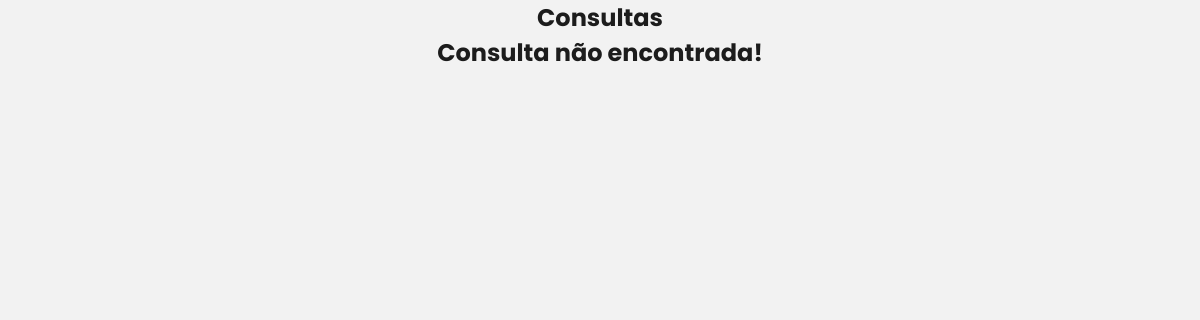
The page /listarconsulta.php on the database as committed earlier.
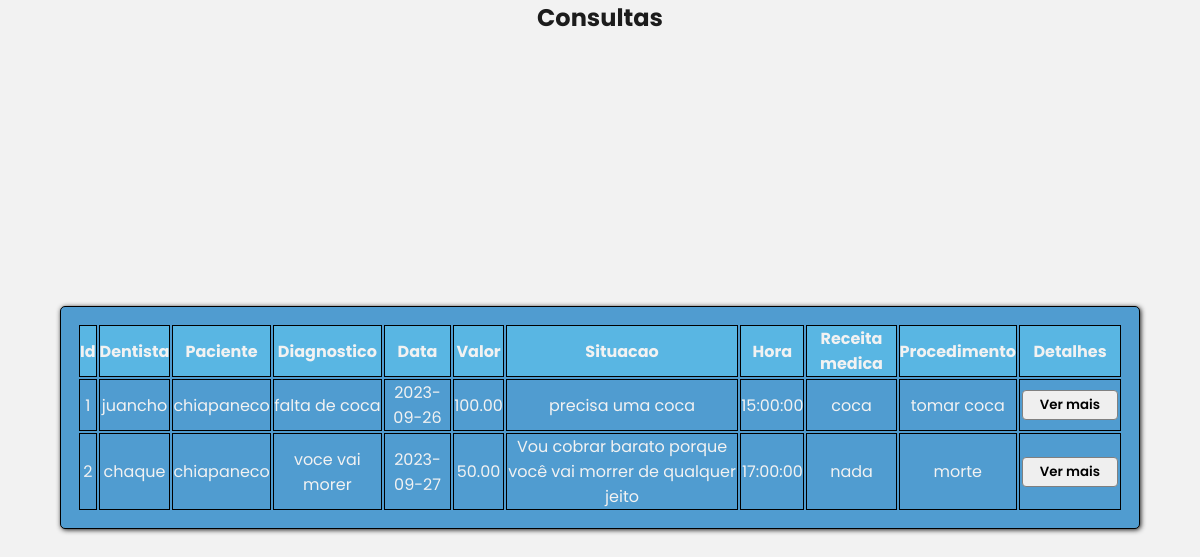
The same page on the database as committed later.
### tables this page shows
CREATE TABLE `consulta` (
  `id_consulta_pk` int(11) NOT NULL,
  `id_dentista_fk` int(11) NOT NULL,
  `id_paciente_fk` int(11) NOT NULL,
  `diagnostico` text,
  `data` date DEFAULT NULL,
  `valor` decimal(10,2) DEFAULT NULL,
  `situacao` text NOT NULL,
  `hora` time DEFAULT NULL,
  `receita_medica` text,
  `descricao` text
);

CREATE TABLE `dentista` (
  `id_funcionario_pk` int(12) NOT NULL,
  `cpf` varchar(11) DEFAULT NULL,
  `especialidade` text,
  `nome` text,
  `endereco` text,
  `telefone` bigint(12) DEFAULT NULL,
  `email` text,
  `crm` text
);

CREATE TABLE `paciente` (
  `id_paciente_pk` int(11) NOT NULL,
  `nome` text,
  `telefone` varchar(11) DEFAULT NULL,
  `email` text,
  `senha` varchar(100) DEFAULT NULL,
  `cpf` bigint(11) DEFAULT NULL,
  `endereco` text
);

### persistence/Banco.php (called while the page is built, shortened)
<?php
class Banco{
	private $conexao;
	public function __construct(){
		$this->url="localhost";
		$this->usuario="root";
		$this->senha="";
		$this->banco="odontologia";
		$this->conexao=new mysqli($this->url,$this->usuario,
			$this->senha,$this->banco);
	}
	public function consultar($sql)
	{
		$consulta=$this->conexao->query($sql);
		$linhas=$consulta->num_rows;
		if($linhas>0){
			return $consulta;
		}else{
			return false;
		}
	}
}
?>

### persistence/ConsultaPA.php (called while the page is built, shortened)
<?php
require_once 'Banco.php';
class ConsultaPA{
	private $conexao;
	function __construct()
	{
		$this->conexao=new Banco();
	}
	public function listar_inicio_fim($inicio,$fim)
	{
		$sql="select * from consulta where id_consulta_pk
		between $inicio and $fim";
		return $this->conexao->consultar($sql);
	}
	public function converteIdParaNomeDentista($id)
		{
			$sql="select dentista.nome as nome from consulta join dentista on consulta.id_dentista_fk=dentista.id_funcionario_pk where id_funcionario_pk=$id";
			return $this->conexao->consultar($sql);
		}
	public function converteIdParaNomePaciente($id)
		{
			$sql="select paciente.nome as nome from consulta join paciente on consulta.id_paciente_fk=paciente.id_paciente_pk where id_paciente_pk=$id";
			return $this->conexao->consultar($sql);
		}
}
?>

### listarconsulta.php (the view, shortened to what this page needs)
<?php
require_once 'cabecalho.php';
?>
    <h2>Consultas</h2>
<?php
if (isset($_POST['inicio'])){
    $inicio=$_POST['inicio'];
    $fim=$inicio+4;
}else{
    $inicio=1;
    $fim=5;
}
require_once 'persistence/ConsultaPA.php';
$consultapa=new consultaPA();
$consulta=$consultapa->listar_inicio_fim($inicio,$fim);
if (!$consulta){
    echo "<h2>Consulta não encontrada!</h2>";
}else{
    echo "<table>";
    echo "<tr>";
    echo "<th>Id</th>";
    echo "<th>Dentista</th>";
    echo "<th>Paciente</th>";
    echo "<th>Diagnostico</th>";
    echo "<th>Data</th>";
    echo "<th>Valor</th>";
    echo "<th>Situacao</th>";
    echo "<th>Hora</th>";
    echo "<th>Receita medica</th>";
    echo "<th>Procedimento</th>";
    echo "<th>Detalhes</th>";
    echo "</tr>";
    while ($linha=$consulta->fetch_assoc()){
        echo "<tr>";
        echo "<td>".$linha['id_consulta_pk']."</td>";
        $aux=$consultapa->converteIdParaNomeDentista($linha['id_dentista_fk']);
        $linhaG=$aux->fetch_assoc();
        echo "<td>".$linhaG['nome']."</td>";
        $aux=$consultapa->converteIdParaNomePaciente($linha['id_paciente_fk']);
        $linhaG=$aux->fetch_assoc();
        echo "<td>".$linhaG['nome']."</td>";
        echo "<td>".$linha['diagnostico']."</td>";
        echo "<td>".$linha['data']."</td>";
        echo "<td>".$linha['valor']."</td>";
        echo "<td>".$linha['situacao']."</td>";
        echo "<td>".$linha['hora']."</td>";
        echo "<td>".$linha['receita_medica']."</td>";
        echo "<td>".$linha['descricao']."</td>";
        echo "<td>
            <form action='detalhes.php' method='POST'>"."
            <input type='hidden' name='idP' value='".$linha['id_paciente_fk']."'>
            <div id='alterar'>
            <input style='margin-left:0px;width:8vw;' type='submit' name='botao' value='Ver mais'>
            </div>
            </form>
            </td>";
        echo "</tr>";
     }
     echo "</table>";
 }
 ?>
</body>
</html>

Rows that differ between the two databases and show on the page:
added consulta: id_consulta_pk "1", dentista.nome "juancho", paciente.nome "chiapaneco", diagnostico "falta de coca", data "2023-09-26", valor "100.00", situacao "precisa uma coca", hora "15:00:00", receita_medica "coca", descricao "tomar coca"
added consulta: id_consulta_pk "2", dentista.nome "chaque", paciente.nome "chiapaneco", diagnostico "voce vai morer", data "2023-09-27", valor "50.00", situacao "Vou cobrar barato porque você vai morrer de qualquer jeito", hora "17:00:00", receita_medica "nada", descricao "morte"
Other text that changed with them:
text no longer shown: "Consulta não encontrada!"
text now shown: "Id Dentista Paciente Diagnostico Data Valor Situacao Hora Receita medica Procedimento Detalhes"
